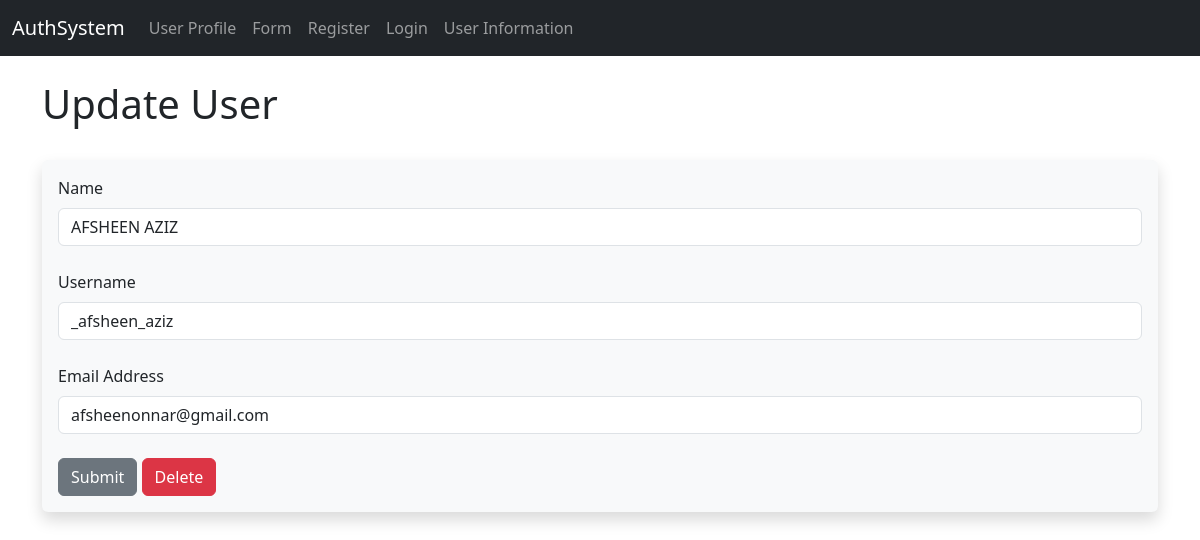
The page /update/1 on the database as committed earlier.
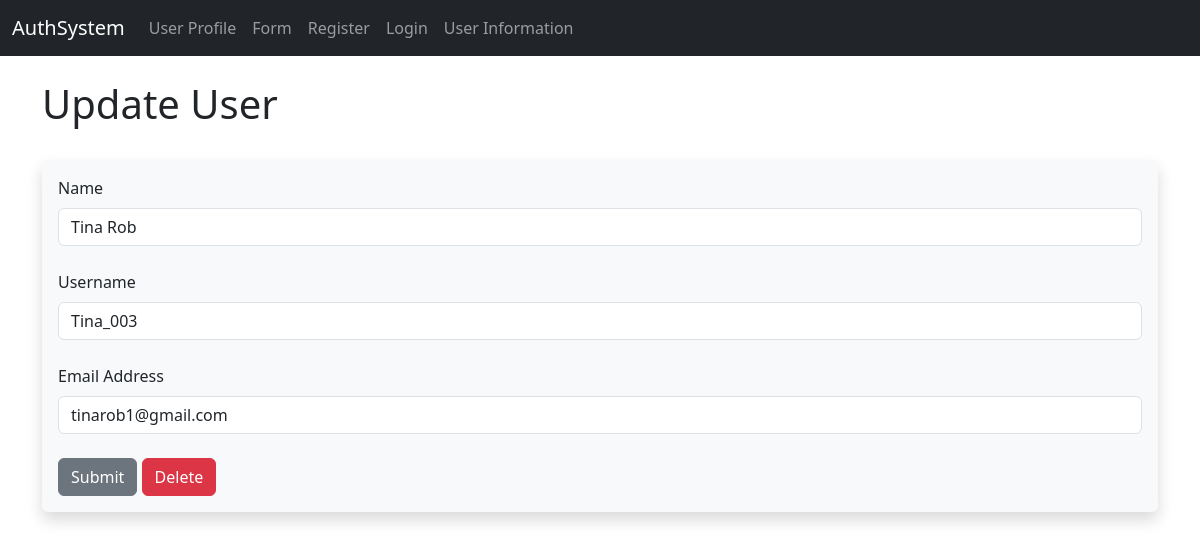
The same page on the database as committed later.
### hello.py (models this page shows, shortened)
class Users(db.Model, UserMixin):
    id = db.Column(db.Integer, primary_key=True)
    username = db.Column(db.String(20), nullable=False, unique=True)
    name = db.Column(db.String(200), nullable=False)
    email = db.Column(db.String(120), nullable=False, unique=True)
    date_added = db.Column(db.DateTime, default=datetime.utcnow)
    password_hash = db.Column(db.String(128))
    @property
    def password(self):
        raise AttributeError('Password is not a readable attribute!')

### hello.py (the view)
@app.route('/update/<int:id>',methods=['GET','POST'])
def update(id):
    form = AddForm()
    name_to_update = Users.query.get_or_404(id)
    if request.method == "POST":
        name_to_update.name = request.form['name']
        name_to_update.email = request.form['email']
        name_to_update.username = request.form['username']
        try:
            db.session.commit()
            flash("Updated Successfully")
            return render_template("update.html",form=form,name_to_update=name_to_update)
        except:
            flash("Error.. Try Again")
            return render_template("update.html",form=form,name_to_update=name_to_update)
    else:
        return render_template("update.html",form=form,name_to_update=name_to_update, id=id)

### hello.py
class AddForm(FlaskForm):
    name = StringField("Name", validators=[DataRequired()])
    username = StringField("Username", validators=[DataRequired()])
    email = StringField("Email Address", validators=[DataRequired()])
    password_hash = PasswordField("Password",validators=[DataRequired(), EqualTo('password_hash2', message='Passwords must match!')])
    password_hash2 = PasswordField('Confirm Password',validators=[DataRequired()])
    submit = SubmitField("Submit")

### templates/update.html (shortened to what this page needs)
{% extends 'base.html' %}
{% block content %}
{% if name %}
    <h1>Update User!</h1>
    <br/>
    <br/><br/>
    <table class="table table-hover table-bordered table-striped">
        {% for our_user in our_users %}
        <tr>
        <td>{{ our_user.id }}. {{ our_user.name}} - {{ our_user.email }}</td></tr>
        {% endfor %}
        </table>
{% else %}
    <h1>Update User</h1>
    <br/>
    <div class="shadow p-3 mb-5 bg-body-tertiary rounded">
    <form action="/update/{{ name_to_update.id }}" method="POST">
        {{ form.name.label(class="form-label") }}
        {{ form.name(class="form-control", value=name_to_update.name) }}
        <br/>
        {{ form.username.label(class="form-label") }}
        {{ form.username(class="form-control", value=name_to_update.username) }}
        <br/>
        {{ form.email.label(class="form-label") }}
        {{ form.email(class="form-control",value=name_to_update.email) }}
        <br/>
        {{ form.submit(class="btn btn-secondary") }}
        <a href="{{ url_for('delete',id=id)}}" class="btn btn-danger">Delete</a>
    </form>
</div>
<br/><br/><br/><br/>
{% endif %}
{% endblock %}

### templates/base.html (shortened to what this page needs)
<!doctype html>
<html lang="en">
  <head>
    <link href="https://cdn.jsdelivr.net/npm/bootstrap@5.3.3/dist/css/bootstrap.min.css" rel="stylesheet">
  </head>
  <body>
    {% include 'navbar.html' %}
    <br/>
    <div class="container">
        {% block content %}
        {% endblock %}
    </div>
  </body>
</html>

### templates/navbar.html (shortened to what this page needs)
<nav class="navbar navbar-expand-lg navbar-dark bg-dark">
    <div class="container-fluid">
      <a class="navbar-brand" href="{{url_for('index')}}">AuthSystem</a>
      <div class="collapse navbar-collapse" id="navbarSupportedContent">
        <ul class="navbar-nav me-auto mb-2 mb-lg-0">
          <li class="nav-item">
            <a class="nav-link" href="{{url_for('user',name='John')}}">User Profile</a>
          </li>
          <li class="nav-item">
            <a class="nav-link" href="{{url_for('name')}}">Form</a>
          </li>
          {% if current_user.is_authenticated %}
          <li class="nav-item">
            <a class="nav-link" href="{{url_for('dashboard')}}">Dashboard</a>
          </li>
          <li class="nav-item">
            <a class="nav-link" href="{{url_for('logout')}}">Logout</a>
          </li>
          {% else %}
          <li class="nav-item">
            <a class="nav-link" href="{{url_for('add_user')}}">Register</a>
          </li>
          <li class="nav-item">
            <a class="nav-link" href="{{url_for('login')}}">Login</a>
          </li>
          {% endif %}
          <li class="nav-item">
            <a class="nav-link" href="{{url_for('userinfo')}}">User Information</a>
          </li>
        </ul>
      </div>
    </div>
  </nav>

Rows that differ between the two databases and show on the page:
changed Users: name "AFSHEEN AZIZ" → "Tina Rob"; username "_afsheen_aziz" → "Tina_003"; email "afsheenonnar@gmail.com" → "tinarob1@gmail.com"
